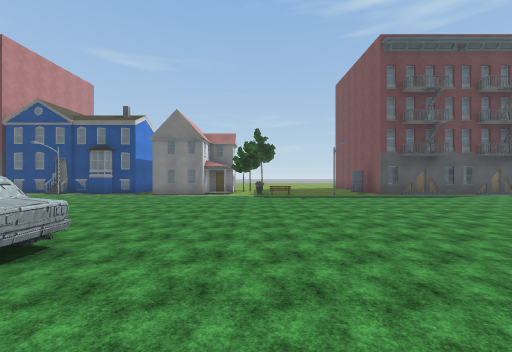
View 1 (above)

17 first-person views from a walk through a 3-D level made in the Unity game engine. The camera is 1.5 m above the floor, looks level and sees 90° across. The floor is counted in squares, 2 m on a side. Each view is taken from the middle of a square. On the plan, view 1 faces up. The plan holds only what a view shows up to about 9 squares ahead; the rest is blank. The place goes on beyond the plan. Some surface patterns are stand-ins.

View 2
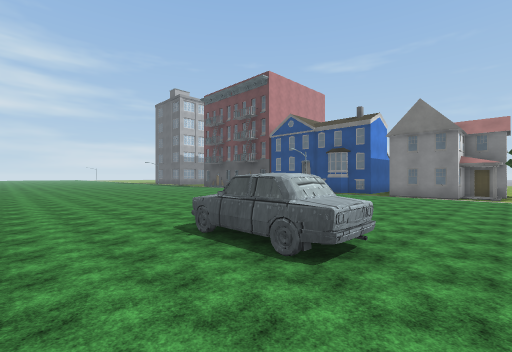

View 3
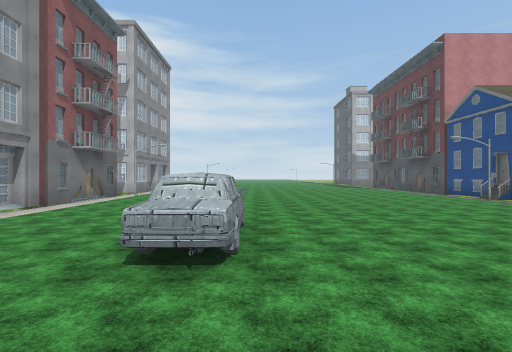

View 4
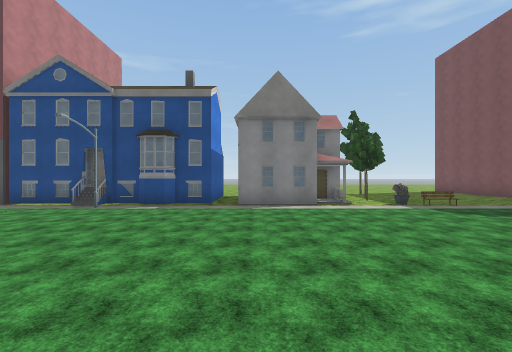

View 5
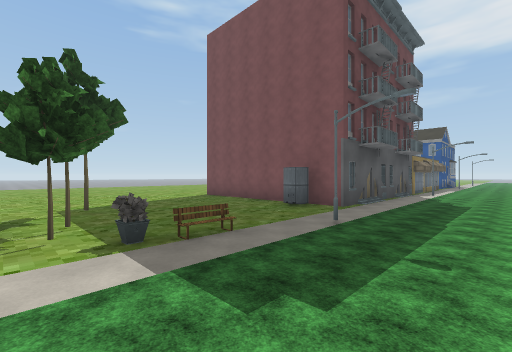

View 6
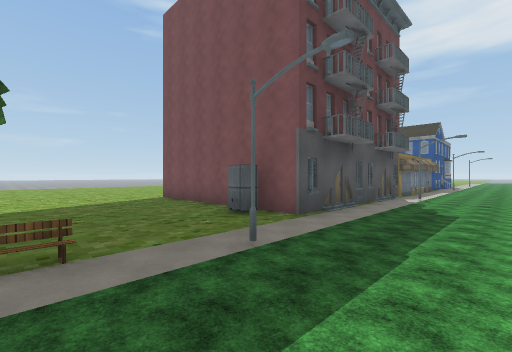

View 7
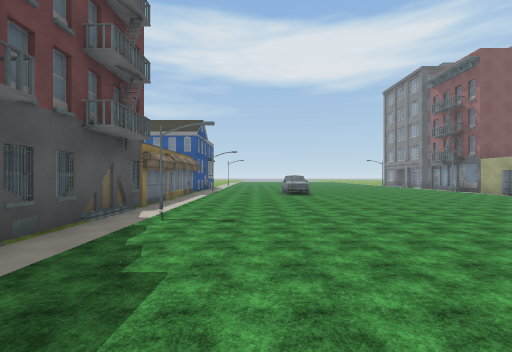

View 8
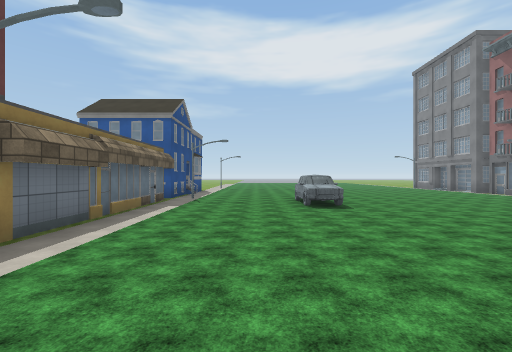

View 9
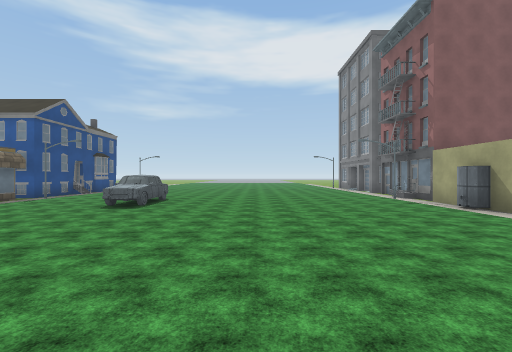

View 10
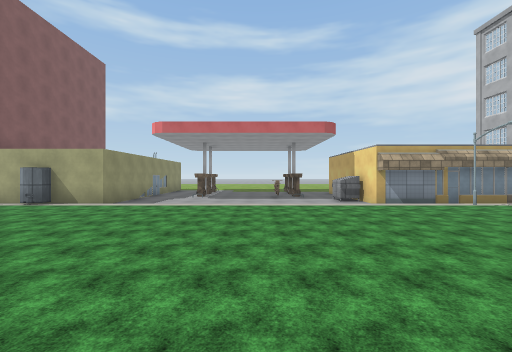

View 11
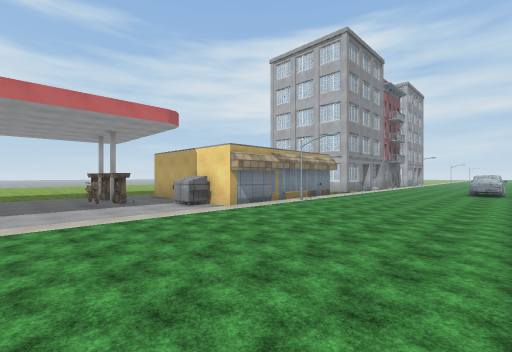

View 12
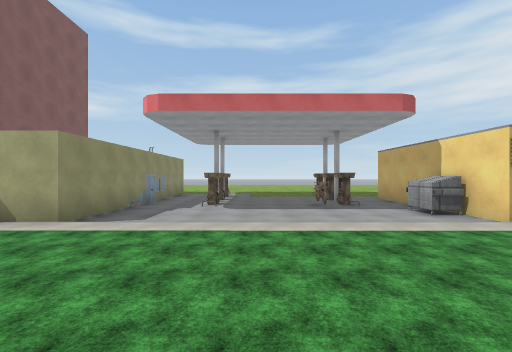

View 13
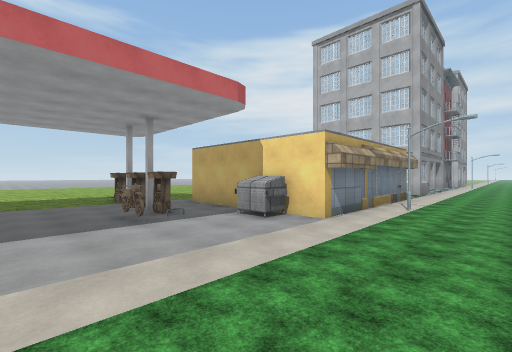

View 14
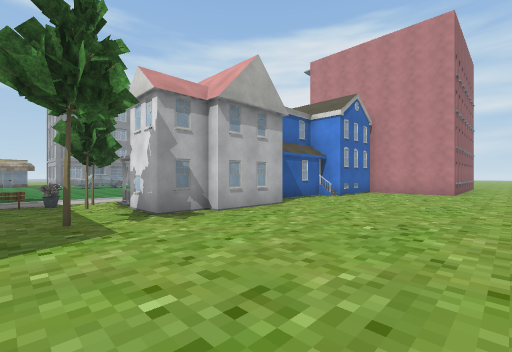

View 15
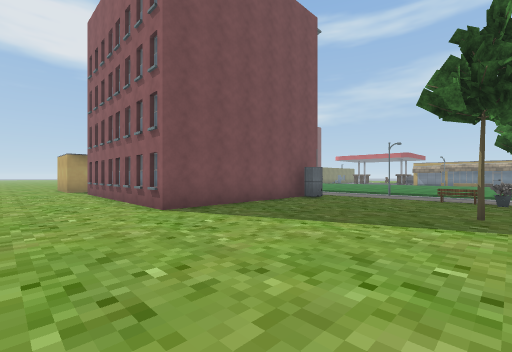

View 16
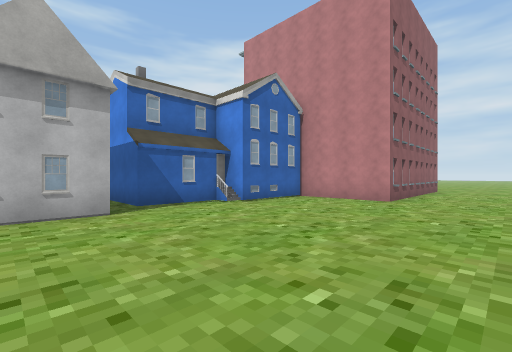

View 17
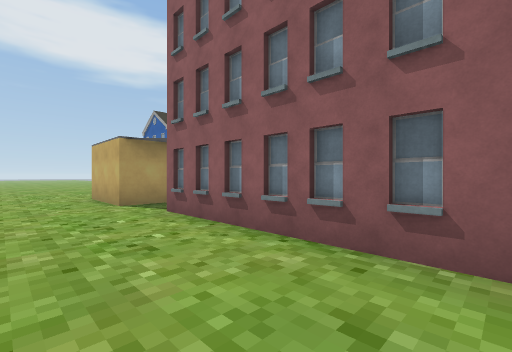

### Floor plan
Key: @ floor where view 1 was taken; # wall or solid block; x gap in a wall; . main floor; - floor 0.25 m lower than the main floor; C car; B building; T tree; S streetlight; E bench; M machine; I bin; K bike; O other object.
Columns run from 12 left of view 1 to 18 right of it. Each row starts with its distance up from view 1.
 20 ---------- --------------------
 19 -------------------------------
 18 --------------------------###-
 17 ##----------------###B##B-#
 16  #----------------#
 15  #----------T-----#
 14  ###B##-####------#
 13        -  ##T-----#
 12        -   B-----M##
 11 B######-##-TOE----B###########-
 10   ..S..........S.......S......S
  9    ............................
  8    ............................
  7    .........................CC.
  6    ........................CCC.
  5    ...............  ...........
  4    ..............   ...........
  3   ......CCC....................
  2  .......CCC....................
  1 ...............................
  0 ............@..................
 -1    ......  ....................
 -2                S    ...    M  S
 -3    ####     ######--------#####
 -4                  #I-------#
 -5                  #--K-----#
 -6                  #-#K--#--#
 -7                  #-#---x--#
 -8                   -#---
 -9                    #---
-10                    ----
-11                     ---
-12                      --

Positions as (right, up) in squares from view 1, and headings:
1: (0, 0), facing up
2: (-1, 0), facing up-left
3: (0, 3), facing left
4: (-4, 4), facing up
5: (-1, 8), facing up-right
6: (1, 8), facing up-right
7: (5, 8), facing right
8: (9, 8), facing right
9: (9, 3), facing right
10: (9, 5), facing down
11: (10, 3), facing down-left
12: (10, 2), facing down
13: (10, 0), facing down-left
14: (1, 19), facing down-left
15: (0, 20), facing down-right
16: (-3, 20), facing down-left
17: (7, 20), facing down-right
